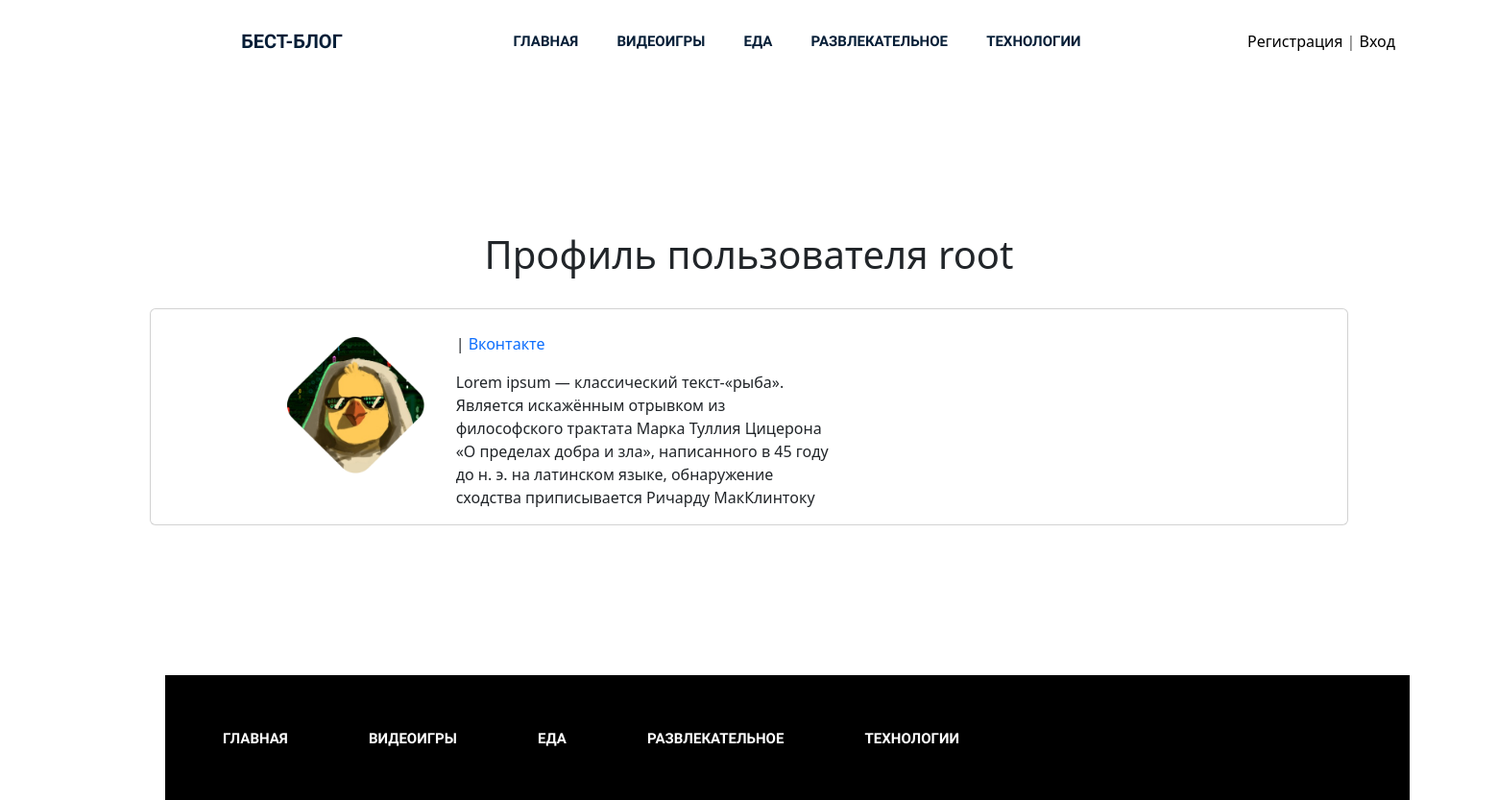
The page /1/profile/ on the database its author committed.
### blog/models.py (models this page shows, shortened)
class Category(models.Model):
    title = models.CharField(max_length=255, verbose_name='Категория')
    slug = models.SlugField(max_length=255, verbose_name='Url', unique=True)
    def get_absolute_url(self):
        return reverse('category', kwargs={"slug": self.slug})
    class Meta:
        verbose_name = 'Категория(ю)'
        verbose_name_plural = 'Категории'
        ordering = ['title']

class Profile(models.Model):
    user = models.OneToOneField(User, null=True, on_delete=models.CASCADE)
    bio = models.TextField()
    profile_pic = models.ImageField(upload_to='photos/profile/', blank=True, null=True)
    website_url = models.CharField(max_length=255, blank=True, null=True)
    vkontakte_url = models.CharField(max_length=255, blank=True, null=True)
    twitter_url = models.CharField(max_length=255, blank=True, null=True)
    instagram_url = models.CharField(max_length=255, blank=True, null=True)
    pinterest_url = models.CharField(max_length=255, blank=True, null=True)
    Gender_Choices = (('F', 'Женский'), ('M', 'Мужской'), ('U', 'Неопределенный'))
    user_gender = models.CharField(max_length=1, choices=Gender_Choices, default='U')

### blog/views.py (the view)
# urls.py: path('<int:pk>/profile/', ShowProfilePageView.as_view(), name='show_profile_page'),
class ShowProfilePageView(DetailView):
	model = Profile
	template_name = 'blog/user_profile.html'
	def get_context_data(self, *, object_list=None, **kwargs):
		context = super().get_context_data(**kwargs)
		page_user = get_object_or_404(Profile, id=self.kwargs['pk'])
		context['page_user'] = page_user
		return context

### blog/templatetags/menu.py (called while the page is built)
@register.inclusion_tag('blog/menu_tpl.html')
def show_menu(menu_class='menu', item_selected=None):
    categories = Category.objects.all()
    return {"categories": categories, "menu_class": menu_class,
            "item_selected": item_selected}

### blog/templates/blog/user_profile.html (shortened to what this page needs)
{% extends 'base.html' %}
{% load static %}
{% block content %}
<div class="user_profile_page">
    <h1 class="t_center">Профиль пользователя {{ page_user.user.username }}</h1>
    <br>
    <div class="card mb-3 card-e">
        <div class="row g-0 post_author_profile">
            <div class="col-mdpr">
                {% if page_user.profile_pic %}
                <img src="{{ page_user.profile_pic.url }}" class="card-img post_author_profile_pic">
                {% else %}
                {% if page_user.user_gender %}
                <img src="{% static 'img/dprofilew.jpg' %}" class="card-img post_author_profile_pic">
                {% else %}
                <img src="{% static 'img/dprofilem.jpg' %}" class="card-img post_author_profile_pic">
                {% endif %}
                {% endif %}
            </div>
            <div class="col-md-10">
                <div class="card-body">
                    <p class="card-text">
                        {% if page_user.vkontakte_url %}
                        | <a href="{{ page_user.vkontakte_url }}">Вконтакте</a>
                        {% endif %}
                    </p>
                    <p class="card-text post_author_bio">
                        {{ page_user.bio }}
                    </p>
                </div>
            </div>
        </div>
    </div>
</div>
{% endblock %}

### blog/templates/blog/menu_tpl.html
<div class="{{ menu_class }}">
    <ul>
        {% if item_selected == 'm' %}
        <li><a class="selected header_item" href="{% url 'home' %}">Главная</a></li>
        {% else %}
        <li><a class="header_item" href="{% url 'home' %}">Главная</a></li>
        {% endif %}
        {% for item in categories %}
            {% if item.pk == item_selected %}
            <li><a class="selected header_item" href="{{ item.get_absolute_url }}">{{ item.title }}</a></li>
            {% else %}
            <li><a class="header_item" href="{{ item.get_absolute_url }}">{{ item.title }}</a></li>
            {% endif %}
        {% endfor %}
    </ul>
</div>

### siteblog/static/style.css (style rules this page uses)
.wrapper header.header .menu { margin: 0 }
.wrapper header.header .menu ul { float: right; margin: 0; padding: 0; margin-right: 4px; }
.wrapper header.header .menu ul li { display: inline-block; list-style: outside none none; margin: 0 -4px 0 0; }
.wrapper header.header .menu ul li a { color: rgb(6, 30, 55); font-family: "Raleway", sans-serif; font-size: 15px; font-weight: 600; line-height: 70px; padding: 26px 50px; text-decoration: none; text-transform: uppercase; }
.wrapper footer.footer .footer-menu { margin: 0 }
.wrapper footer.footer .footer-menu ul { line-height: 130px; margin: 0; padding: 0; }
.wrapper footer.footer .footer-menu ul li { display: inline; list-style: outside none none; margin: 0; padding: 30px 0px; }
.wrapper footer.footer .footer-menu ul li a { color: #fff; font-family: "Raleway", sans-serif; font-size: 15px; font-weight: 600; line-height: 70px; margin-left: 40px; padding: 26px 10px 26px 0; text-decoration: none; text-transform: uppercase; }
.post_author_profile { width: 1000px; margin-left: auto !important; margin-right: auto !important; }
.post_author_profile_pic { max-width: 200px; margin-left: 5%; margin-top: 20%; }
.user_profile_page { margin: 10%; }
.col-mdpr { width: 16.66666667%; }
.t_center { text-align: center; }
.post_author_bio { max-width: 50%; }
.row { flex-wrap: nowrap !important; --bs-gutter-x: 1.5rem; --bs-gutter-y: 0; display: flex; margin-top: calc(var(--bs-gutter-y) * -1); margin-right: calc(var(--bs-gutter-x) * -.5); margin-left: calc(var(--bs-gutter-x) * -.5); }
.header_item { padding: 20px !important; }
a { text-decoration: none; }
li { list-style-type: none; }
body { overflow-x: hidden; }

### rows shown on the page
Category: title "ВИДЕОИГРЫ"
Category: title "ЕДА"
Category: title "РАЗВЛЕКАТЕЛЬНОЕ"
Category: title "ТЕХНОЛОГИИ"
Profile: user.username "root", profile_pic (picture), bio "Lorem ipsum — классический текст-«рыба». Является искажённым отрывком из философского трактата Марка Туллия Цицерона «О пределах добра и зла», написанного в 45 году до н. э. на латинском языке, обнаружение сходства приписывается Ричарду МакКлинтоку"
